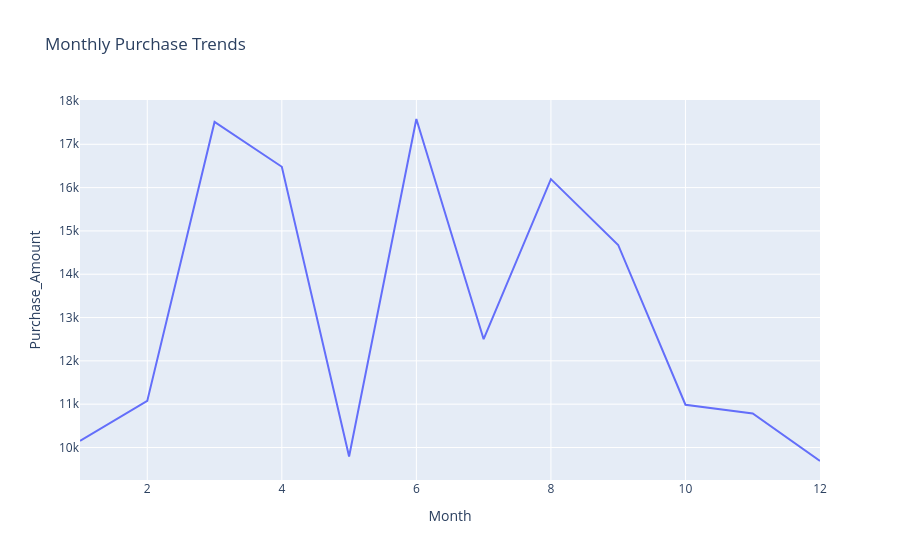

This figure's notebook cell:
### Markdown cell above
### Advanced Analysis

### Code cell
# Purchasing Trends Over Time - Monthly Purchase Trends
monthly_totals = df.groupby('Month')['Purchase_Amount'].sum().to_frame()
px.line(monthly_totals, x=monthly_totals.index, y='Purchase_Amount', title='Monthly Purchase Trends')

### Figure 1 — Plotly figure (JSON) as saved in the notebook; plotly's stock layout.template omitted (floating-point values rounded to 4 significant figures)
{"data": [{"hovertemplate": "Month=%{x}<br>Purchase_Amount=%{y}<extra></extra>", "legendgroup": "", "line": {"color": "#636efa", "dash": "solid"}, "marker": {"symbol": "circle"}, "mode": "lines", "name": "", "orientation": "v", "showlegend": false, "type": "scatter", "x": [1, 2, 3, 4, 5, 6, 7, 8, 9, 10, 11, 12], "xaxis": "x", "y": [10150.0, 11080.0, 17520.0, 16480.0, 9792.0, 17580.0, 12500.0, 16200.0, 14680.0, 10990.0, 10780.0, 9688.0], "yaxis": "y"}], "layout": {"legend": {"tracegroupgap": 0}, "title": {"text": "Monthly Purchase Trends"}, "xaxis": {"anchor": "y", "domain": [0, 1], "title": {"text": "Month"}}, "yaxis": {"anchor": "x", "domain": [0, 1], "title": {"text": "Purchase_Amount"}}}}
